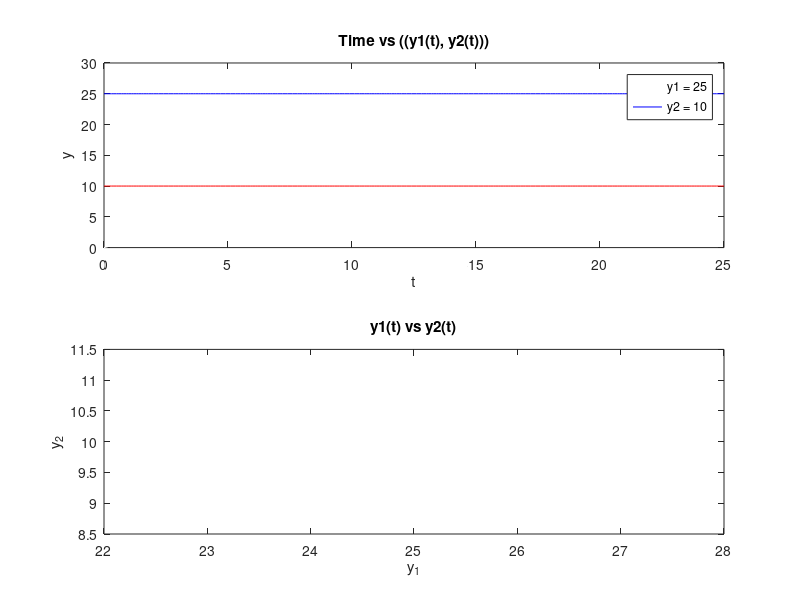

MATLAB code for this plot:
function Copy_of_CP_9_1
    % Predatory-prey models
    [t_lv, y_lv] = ode45(@Lotka_Volterra, 0:0.1:25, [25; 10]);
    xlim([0 30]);
    ylim([0 50]);
    % Plot Lotka-Volterra Model
    figure(1);
    subplot(2,1,1);
    plot(xlim,ylim,"w", t_lv, y_lv(:,1), 'b-', t_lv, y_lv(:,2), 'r-');
    legend('y1 = 25', 'y2 = 10', 'Location', 'Best');

    xlabel('t');
    ylabel('y');
    title('Time vs ((y1(t), y2(t)))');
    
    % Plot Phase Portrait for Lotka-Volterra Model
    subplot(2,1,2);
    plot(y_lv(:,1), y_lv(:,2), 'k-');   
    xlabel('y_1');
    ylabel('y_2');
    title('y1(t) vs y2(t)');

end

function [yprime] = Lotka_Volterra(t,y)
    alpha1 = 1;
    beta1 = 0.1;
    alpha2 = 0.5;
    beta2 = 0.02;

    yprime = [y(1)*(alpha1-beta1*y(2)); y(2)*(-alpha2+beta2*y(1))]; % Y' matrisi olarak yazıyor
end

function [yprime] = Leslie_Gower(t,y)
    alpha1 = 1.0;
    beta1 = 0.1;
    alpha2 = 0.5;
    beta2 = 10;

    yprime = [y(1)*(alpha1-beta1*y(2)); y(2)*(alpha2-beta2*y(2)/y(1))];
end